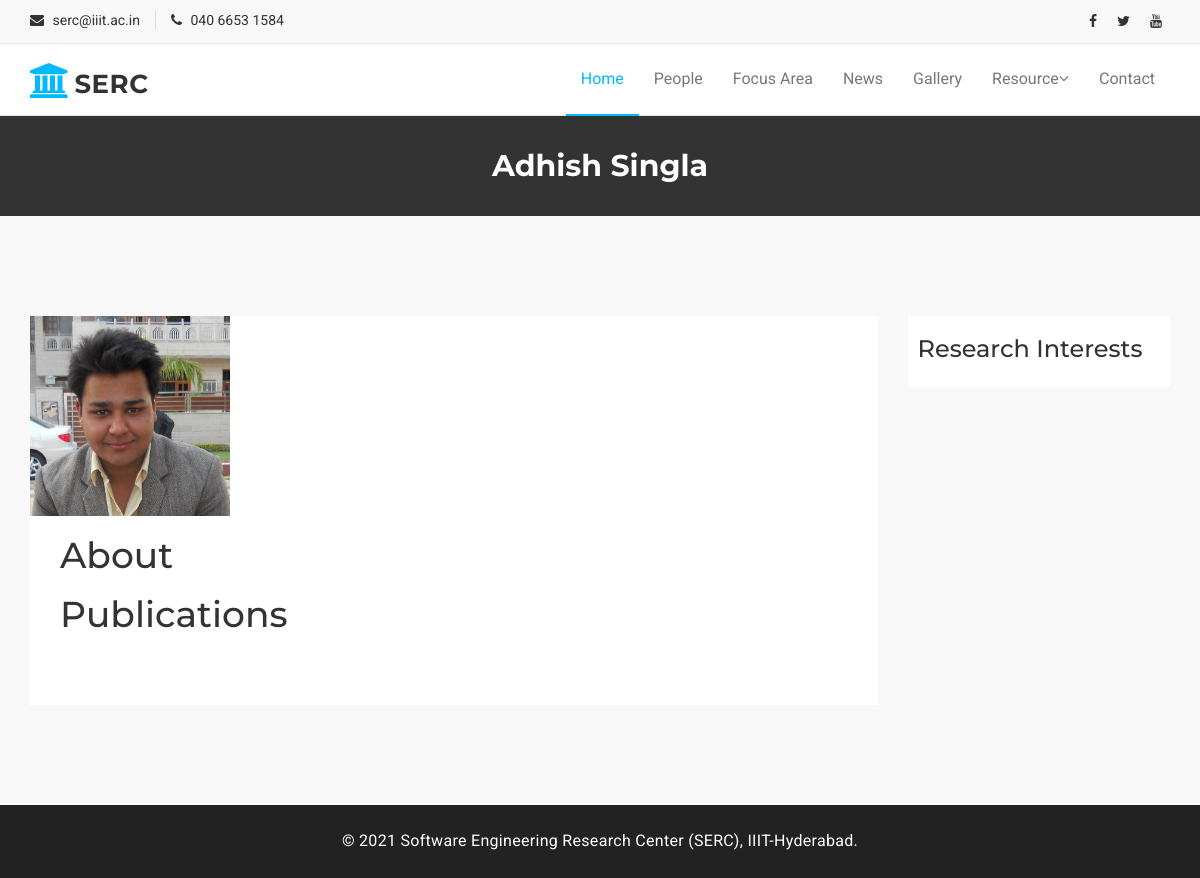
/personal/26, run on the app's committed database.
### tables this page shows
CREATE TABLE "lab_people" ("id" integer NOT NULL PRIMARY KEY AUTOINCREMENT, "name" varchar(40) NOT NULL, "title" varchar(100) NOT NULL, "list_on_id" integer NOT NULL REFERENCES "lab_peopletype" ("id"), "login_id" integer NULL UNIQUE REFERENCES "auth_user" ("id"), "img" varchar(100) NOT NULL, "email" varchar(100) NOT NULL, "homepage" varchar(100) NOT NULL, "phone" varchar(100) NOT NULL, "short_bio" text NOT NULL, "study_one_line" varchar(100) NOT NULL, "personal_page" bool NOT NULL, "url" varchar(20) NOT NULL, "display_priority" integer NOT NULL, "interest" text NOT NULL);

### app.py (the view)
@app.route('/personal/<x>', methods=['GET'])
def personal(x):
    print(x)
    con = sql.connect("database.db")
    con.row_factory = sql.Row
    cur = con.cursor()
    cur.execute("SELECT id, name, img, email, homepage, phone, short_bio, study_one_line, personal_page, url, display_priority, interest FROM lab_people WHERE id = (?)",(x,))
    row = cur.fetchone()
    name = row[1]
    cur.execute("SELECT lc.name ,published_at, published_year, title, link, conf_type_id, authors_comma_separated, disabled, published_page FROM lab_publication l join lab_conferencetype lc on l.conf_type_id = lc.id WHERE authors_comma_separated LIKE ?",('%'+name+'%',))
    pubs = cur.fetchall()
    pubTypes = set()
    for i in pubs:
        pubTypes.add(i[0])
    return render_template("person.html",row=row,pubs=pubs, pubTypes=pubTypes)

### templates/person.html (shortened to what this page needs)
<!DOCTYPE html>
<html lang="en">
<head>
    <link href="../static/css/font-awesome.css" rel="stylesheet">
    <link href="../static/css/bootstrap.css" rel="stylesheet">
    <link rel="stylesheet" type="text/css" href="../static/css/slick.css">
    <link rel="stylesheet" href="../static/css/jquery.fancybox.css" type="text/css" media="screen" />
    <link id="switcher" href="../static/css/theme-color/default-theme.css" rel="stylesheet">
    <link href="../static/css/style.css" rel="stylesheet">
</head>
<body>
    <header id="mu-header">
        <div class="container">
            <div class="row">
                <div class="col-lg-12 col-md-12">
                    <div class="mu-header-area">
                        <div class="row">
                            <div class="col-lg-6 col-md-6 col-sm-6 col-xs-6">
                                <div class="mu-header-top-left">
                                    <div class="mu-top-email">
                                        <i class="fa fa-envelope"></i>
                                        <span>serc@iiit.ac.in</span>
                                    </div>
                                    <div class="mu-top-phone">
                                        <i class="fa fa-phone"></i>
                                        <span>040 6653 1584</span>
                                    </div>
                                </div>
                            </div>
                            <div class="col-lg-6 col-md-6 col-sm-6 col-xs-6">
                                <div class="mu-header-top-right">
                                    <nav>
                                        <ul class="mu-top-social-nav">
                                            <li><a href="https://www.facebook.com/SERC.IIITH/"><span class="fa fa-facebook"></span></a></li>
                                            <li><a href="https://twitter.com/serc_iiith?lang=en"><span class="fa fa-twitter"></span></a></li>
                                            <li><a href="https://www.youtube.com/watch?v=UTISiA3mei8"><span class="fa fa-youtube"></span></a></li>
                                        </ul>
                                    </nav>
                                </div>
                            </div>
                        </div>
                    </div>
                </div>
            </div>
        </div>
    </header>
    <section id="mu-menu">
        <nav class="navbar navbar-default" role="navigation">
            <div class="container">
                <div class="navbar-header">
                    <a class="navbar-brand" href="/"><i class="fa fa-university"></i><span>SERC</span></a>
                </div>
                <div id="navbar" class="navbar-collapse collapse">
                    <ul id="top-menu" class="nav navbar-nav navbar-right main-nav">
                        <li class="active"><a href="/">Home</a></li>
                        <li><a href="/people">People</a></li>
                        <li><a href="/focus">Focus Area</a></li>
                        <li><a href="/news">News</a></li>
                        <li><a href="/Gallery">Gallery</a></li>
                        <li class="dropdown">
                            <a href="#" class="dropdown-toggle" data-toggle="dropdown">Resource<span class="fa fa-angle-down"></span></a>
                        </li>
                        <li><a href="/contact">Contact</a></li>
                    </ul>
                </div>
            </div>
        </nav>
    </section>
    <section id="mu-page-breadcrumb">
        <div class="container">
            <div class="row">
                <div class="col-md-12">
                    <div class="mu-page-breadcrumb-area">
                        <h2>{{row.name}}</h2>
                    </div>
                </div>
            </div>
        </div>
    </section>
    <section id="mu-course-content">
        <div class="container">
            <div class="row">
                <div class="col-md-12">
                    <div class="mu-course-content-area">
                        <div class="row">
                            <div class="col-md-9">
                                <div class="mu-course-container mu-blog-single">
                                    <div class="row">
                                        <div class="col-md-12">
                                            <article class="mu-blog-single-item">
                                                <figure class="mu-blog-single-img">
                                                    <a href="#"><img alt="img" src="../{{row.img}}" height="200px"></a>
                                                    <figcaption class="mu-blog-caption">
                                                        <div class="mu-blog-description">
                                                            <h1>About</h1>
                                                            <h1>Publications</h1>
                                                        </div>
                                            </article>
                                        </div>
                                    </div>
                                </div>
                            </div>
                            <div class="col-md-3">
                                <aside class="mu-sidebar">
                                    <div class="mu-single-sidebar">
                                        <h3>Research Interests</h3>
                                    </div>
                                </aside>
                            </div>
                        </div>
                    </div>
                </div>
            </div>
        </div>
    </section>
    <footer id="mu-footer">
        <div class="mu-footer-bottom">
            <div class="container">
                <div class="mu-footer-bottom-area">
                    <p>&copy; 2021 Software Engineering Research Center (SERC), IIIT-Hyderabad.</p>
                </div>
            </div>
        </div>
    </footer>
</body>
</html>

### static/css/theme-color/default-theme.css (style rules this page uses)
#mu-menu .navbar-header .navbar-brand i { color: #01bafd; }
#mu-menu .navbar-default .navbar-nav > .active > a, #mu-menu .navbar-default .navbar-nav > .active > a:hover, #mu-menu .navbar-default .navbar-nav > .active > a:focus { color: #01bafd; border-bottom: 2px solid #01bafd; background-color: transparent; }
#mu-course-content { background-color: #f8f8f8; display: inline; float: left; padding: 100px 0; width: 100%; }
#mu-course-content .mu-course-content-area { display: inline; float: left; width: 100%; }
#mu-course-content .mu-course-content-area .mu-course-container { display: inline; float: left; width: 100%; }

### data on the page
lab_people: name "Adhish Singla", img (picture)
